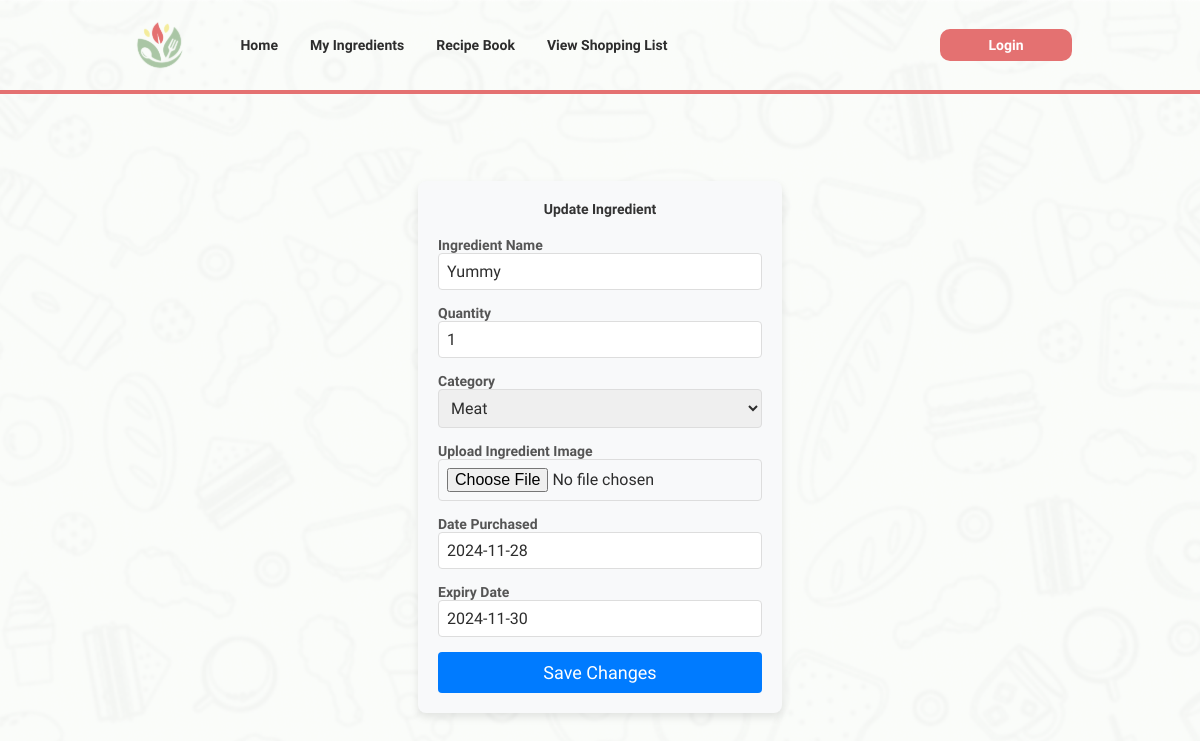
The app's page /ingredient/4/edit/, older data.
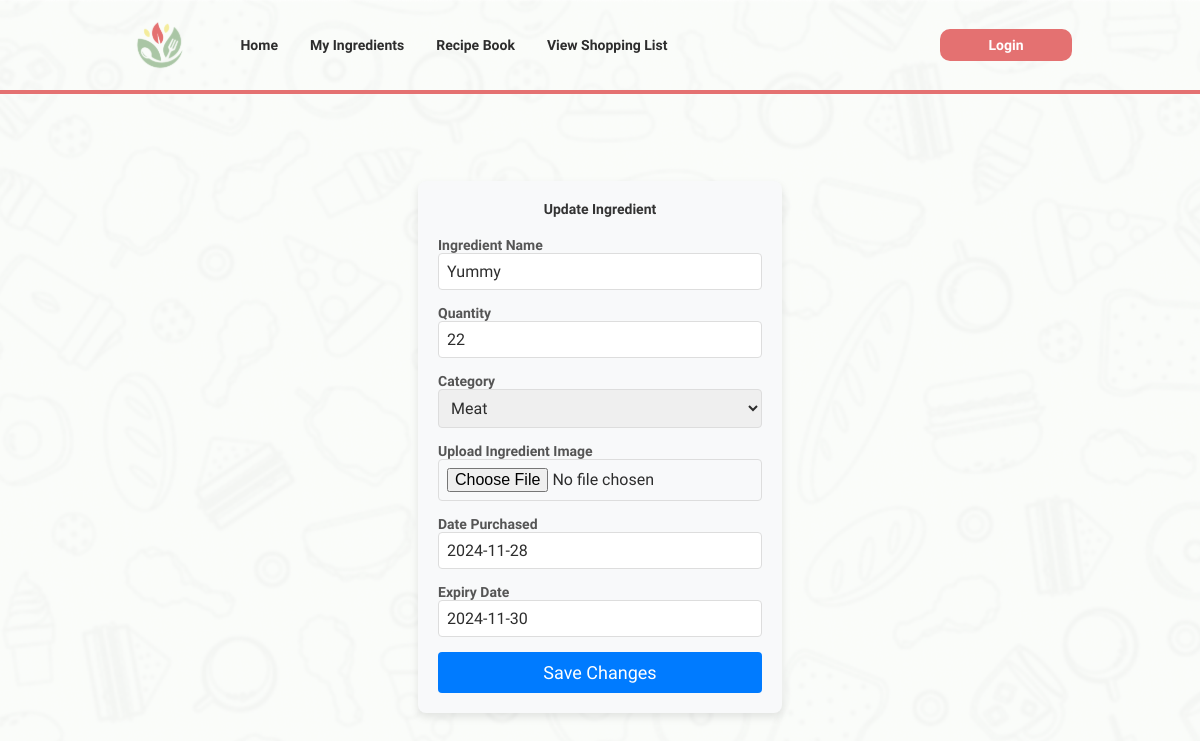
The same page, newer data.
### apps/ingredient/models.py (models this page shows, shortened)
class Ingredient(models.Model):
    CATEGORY_CHOICES = [
        ('Meat', 'Meat'),
        ('Vegetable', 'Vegetable'),
        ('Dairy', 'Dairy'),
        ('Fruit', 'Fruit'),
    ]
    ingredient_id = models.AutoField(primary_key=True)
    name = models.CharField(max_length=100)
    quantity = models.IntegerField(default=1)  # Add this field for quantity
    category = models.CharField(max_length=100, choices=CATEGORY_CHOICES)
    image = models.ImageField(upload_to='ingredient/', null=True, blank=True)
    date_purchased = models.DateField(null=True, blank=True)  # Add this field for the purchase date
    expiry_date = models.DateField(null=True, blank=True)     # Add this field for expiry date

### apps/ingredient/views.py (the view)
# urls.py: path('<int:pk>/edit/', IngredientUpdateView.as_view(), name='ingredient-update'),
class IngredientUpdateView(UpdateView):
    model = Ingredient
    fields = ['name', 'quantity', 'category', 'image', 'date_purchased', 'expiry_date']
    template_name = 'ingredient_update_form.html'
    success_url = reverse_lazy('ingredient-list')

### apps/ingredient/templates/ingredient_update_form.html (shortened to what this page needs)
{% extends "base.html" %}
{% block content %}
<div class="container">
    <h2>Update Ingredient</h2>
    <form method="post" enctype="multipart/form-data">
        <div class="form-group">
            <label for="id_name">Ingredient Name</label>
            {{ form.name }}
        </div>
        <div class="form-group">
            <label for="id_quantity">Quantity</label>
            {{ form.quantity }}
        </div>
        <div class="form-group">
            <label for="id_category">Category</label>
            {{ form.category }}
        </div>
        <div class="form-group">
            <label for="id_image">Upload Ingredient Image</label>
            {{ form.image }}
        </div>
        <div class="form-group">
            <label for="id_date_purchased">Date Purchased</label>
            {{ form.date_purchased }}
        </div>
        <div class="form-group">
            <label for="id_expiry_date">Expiry Date</label>
            {{ form.expiry_date }}
        </div>
        <button type="submit" class="btn btn-sub">Save Changes</button>
    </form>
</div>
{% endblock %}

Row changes from the older to the newer data that the page shows:
changed Ingredient "Yummy": quantity "1" → "22"
